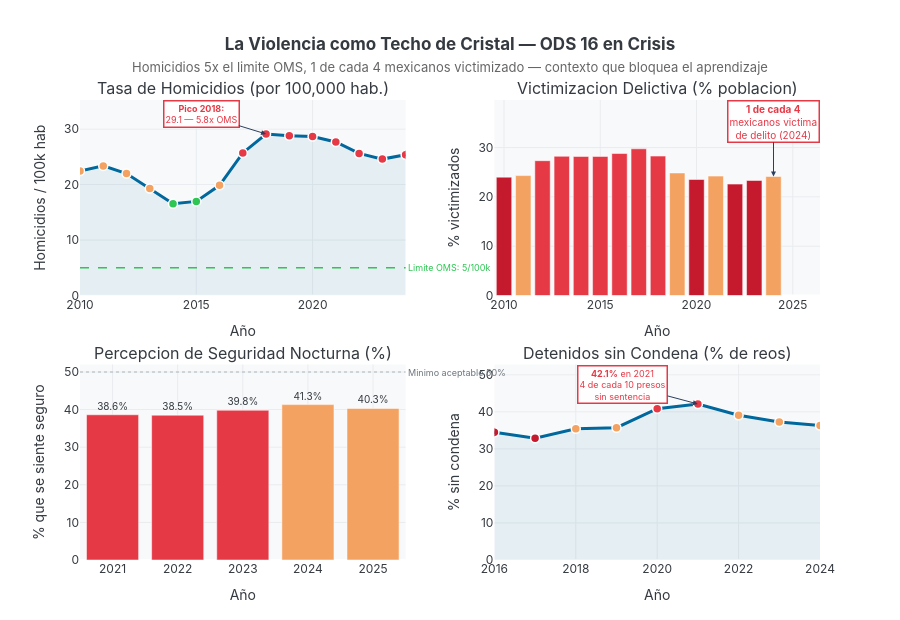

Notebook code cell kept with this figure:
### Markdown cell above
## Acto IV — La Violencia como Techo de Cristal
¿Cómo aprende un niño cuando su comunidad vive bajo amenaza? La tasa de homicidios en México
(**25.4/100k en 2024**) quintuplica el umbral de epidemia de la OMS (5/100k). El **24 %** de la
población fue víctima de un delito en 2024. Solo el **40 %** se siente seguro al caminar de noche.
El ODS 16 no es sólo una meta de gobernanza — es el suelo sobre el que descansa el ODS 4.

### Code cell
# ══════════════════════════════════════════════════════════════════════════════
# FIGURA 4 — La Violencia como Techo de Cristal
# ══════════════════════════════════════════════════════════════════════════════
homicidios   = get_serie('16.1.1')
victimizacion = get_serie('16N.1.1')
seg_nocturna  = get_serie('16.1.4')
pretrial      = get_serie('16.3.2')

fig4 = make_subplots(
    rows=2, cols=2,
    subplot_titles=[
        'Tasa de Homicidios (por 100,000 hab.)',
        'Victimizacion Delictiva (% poblacion)',
        'Percepcion de Seguridad Nocturna (%)',
        'Detenidos sin Condena (% de reos)'
    ],
    vertical_spacing=0.15, horizontal_spacing=0.12
)

# ── Panel 1: Homicidios ───────────────────────────────────────────────────────
hom_colors = [C_ALERTA if v > 24 else C_ACENTO if v > 17 else C_MEJORA for v in homicidios['valor']]
fig4.add_trace(go.Scatter(
    x=homicidios['periodo'], y=homicidios['valor'],
    mode='lines+markers',
    line=dict(color=C_ODS16, width=3),
    marker=dict(size=9, color=hom_colors, line=dict(width=1.5, color='white')),
    fill='tozeroy', fillcolor='rgba(0,104,157,0.08)',
    showlegend=False,
    hovertemplate='<b>%{x}</b><br>Homicidios: <b>%{y:.1f}</b>/100k<extra></extra>'
), row=1, col=1)

fig4.add_hline(
    y=5, line_width=1.5, line_dash='dash', line_color=C_MEJORA,
    annotation_text='Limite OMS: 5/100k',
    annotation_position='right',
    annotation_font=dict(size=9, color=C_MEJORA),
    row=1, col=1
)
fig4.add_annotation(
    x=2018, y=29.12,
    text='<b>Pico 2018:</b><br>29.1 — 5.8x OMS',
    showarrow=True, arrowhead=2, ax=-65, ay=-20,
    font=dict(size=9, color=C_ALERTA),
    bgcolor='rgba(255,255,255,0.9)', bordercolor=C_ALERTA, borderwidth=1.5,
    row=1, col=1
)

# ── Panel 2: Victimización ────────────────────────────────────────────────────
vict_colors = [C_ALERTA if v > 27 else C_ACENTO if v > 24 else C_ODS4 for v in victimizacion['valor']]
fig4.add_trace(go.Bar(
    x=victimizacion['periodo'], y=victimizacion['valor'],
    marker_color=vict_colors,
    marker_line_color='white', marker_line_width=0.5,
    showlegend=False,
    hovertemplate='<b>%{x}</b><br>Victimizacion: <b>%{y:.1f}%</b><extra></extra>'
), row=1, col=2)

fig4.add_annotation(
    x=2024, y=24.13,
    text='<b>1 de cada 4</b><br>mexicanos victima<br>de delito (2024)',
    showarrow=True, arrowhead=2, ax=0, ay=-55,
    font=dict(size=10, color=C_ALERTA),
    bgcolor='rgba(255,255,255,0.9)', bordercolor=C_ALERTA, borderwidth=1.5,
    row=1, col=2
)

# ── Panel 3: Seguridad nocturna ───────────────────────────────────────────────
seg_colors = [C_ALERTA if v < 40 else C_ACENTO if v < 42 else C_ODS4 for v in seg_nocturna['valor']]
fig4.add_trace(go.Bar(
    x=seg_nocturna['periodo'], y=seg_nocturna['valor'],
    marker_color=seg_colors,
    marker_line_color='white', marker_line_width=0.5,
    text=['{:.1f}%'.format(v) for v in seg_nocturna['valor']],
    textposition='outside', textfont=dict(size=10),
    showlegend=False,
    hovertemplate='<b>%{x}</b><br>Se siente seguro: <b>%{y:.1f}%</b><extra></extra>'
), row=2, col=1)

fig4.add_hline(
    y=50, line_width=1, line_dash='dot', line_color='#ADB5BD',
    annotation_text='Minimo aceptable 50%',
    annotation_position='right',
    annotation_font=dict(size=9, color='#6C757D'),
    row=2, col=1
)

# ── Panel 4: Presos sin condena ───────────────────────────────────────────────
pt_colors = [C_ALERTA if v > 40 else C_ACENTO if v > 35 else C_ODS4 for v in pretrial['valor']]
fig4.add_trace(go.Scatter(
    x=pretrial['periodo'], y=pretrial['valor'],
    mode='lines+markers',
    line=dict(color=C_ODS16, width=3),
    marker=dict(size=9, color=pt_colors, line=dict(width=1.5, color='white')),
    fill='tozeroy', fillcolor='rgba(0,104,157,0.08)',
    showlegend=False,
    hovertemplate='<b>%{x}</b><br>Sin condena: <b>%{y:.1f}%</b><extra></extra>'
), row=2, col=2)

fig4.add_annotation(
    x=2021, y=42.13,
    text='<b>42.1%</b> en 2021<br>4 de cada 10 presos<br>sin sentencia',
    showarrow=True, arrowhead=2, ax=-75, ay=-20,
    font=dict(size=9, color=C_ALERTA),
    bgcolor='rgba(255,255,255,0.9)', bordercolor=C_ALERTA, borderwidth=1.5,
    row=2, col=2
)

fig4.update_yaxes(showgrid=True, gridcolor='#E9ECEF')
fig4.update_xaxes(showgrid=True, gridcolor='#E9ECEF', title_text='Año')
fig4.update_yaxes(title_text='Homicidios / 100k hab', row=1, col=1)
fig4.update_yaxes(title_text='% victimizados', row=1, col=2)
fig4.update_yaxes(title_text='% que se siente seguro', row=2, col=1)
fig4.update_yaxes(title_text='% sin condena', row=2, col=2)

fig4.update_layout(
    title=dict(
        text='<b>La Violencia como Techo de Cristal — ODS 16 en Crisis</b><br>'
             '<span style="font-size:13px;color:#666;font-weight:normal">'
             'Homicidios 5x el limite OMS, 1 de cada 4 mexicanos victimizado — contexto que bloquea el aprendizaje</span>',
        x=0.5, xanchor='center'
    ),
    height=620, plot_bgcolor=C_FONDO, paper_bgcolor='white',
    font=dict(family='Inter, Arial, sans-serif', color=C_LINEA),
    margin=dict(t=100, b=60)
)
fig4.show()

### Figure 1 — Plotly figure (JSON) as saved in the notebook; plotly's stock layout.template omitted (floating-point values rounded to 4 significant figures)
{"data": [{"fill": "tozeroy", "fillcolor": "rgba(0,104,157,0.08)", "hovertemplate": "<b>%{x}</b><br>Homicidios: <b>%{y:.1f}</b>/100k<extra></extra>", "line": {"color": "#00689D", "width": 3}, "marker": {"color": ["#F4A261", "#F4A261", "#F4A261", "#F4A261", "#2DC653", "#2DC653", "#F4A261", "#E63946", "#E63946", "#E63946", "#E63946", "#E63946", "#E63946", "#E63946", "#E63946"], "line": {"color": "white", "width": 1.5}, "size": 9}, "mode": "lines+markers", "showlegend": false, "type": "scatter", "x": [2010, 2011, 2012, 2013, 2014, 2015, 2016, 2017, 2018, 2019, 2020, 2021, 2022, 2023, 2024], "xaxis": "x", "y": [22.45, 23.37, 21.99, 19.28, 16.53, 16.97, 19.87, 25.71, 29.12, 28.82, 28.68, 27.68, 25.61, 24.59, 25.36], "yaxis": "y"}, {"hovertemplate": "<b>%{x}</b><br>Victimizacion: <b>%{y:.1f}%</b><extra></extra>", "marker": {"color": ["#C5192D", "#F4A261", "#E63946", "#E63946", "#E63946", "#E63946", "#E63946", "#E63946", "#E63946", "#F4A261", "#C5192D", "#F4A261", "#C5192D", "#C5192D", "#F4A261"], "line": {"color": "white", "width": 0.5}}, "showlegend": false, "type": "bar", "x": [2010, 2011, 2012, 2013, 2014, 2015, 2016, 2017, 2018, 2019, 2020, 2021, 2022, 2023, 2024], "xaxis": "x2", "y": [23.99, 24.32, 27.34, 28.22, 28.2, 28.2, 28.79, 29.75, 28.27, 24.85, 23.52, 24.21, 22.59, 23.32, 24.13], "yaxis": "y2"}, {"hovertemplate": "<b>%{x}</b><br>Se siente seguro: <b>%{y:.1f}%</b><extra></extra>", "marker": {"color": ["#E63946", "#E63946", "#E63946", "#F4A261", "#F4A261"], "line": {"color": "white", "width": 0.5}}, "showlegend": false, "text": ["38.6%", "38.5%", "39.8%", "41.3%", "40.3%"], "textfont": {"size": 10}, "textposition": "outside", "type": "bar", "x": [2021, 2022, 2023, 2024, 2025], "xaxis": "x3", "y": [38.62, 38.51, 39.83, 41.33, 40.3], "yaxis": "y3"}, {"fill": "tozeroy", "fillcolor": "rgba(0,104,157,0.08)", "hovertemplate": "<b>%{x}</b><br>Sin condena: <b>%{y:.1f}%</b><extra></extra>", "line": {"color": "#00689D", "width": 3}, "marker": {"color": ["#C5192D", "#C5192D", "#F4A261", "#F4A261", "#E63946", "#E63946", "#F4A261", "#F4A261", "#F4A261"], "line": {"color": "white", "width": 1.5}, "size": 9}, "mode": "lines+markers", "showlegend": false, "type": "scatter", "x": [2016, 2017, 2018, 2019, 2020, 2021, 2022, 2023, 2024], "xaxis": "x4", "y": [34.52, 32.9, 35.42, 35.73, 40.87, 42.13, 39.08, 37.25, 36.33], "yaxis": "y4"}], "layout": {"annotations": [{"font": {"size": 16}, "showarrow": false, "text": "Tasa de Homicidios (por 100,000 hab.)", "x": 0.22, "xanchor": "center", "xref": "paper", "y": 1.0, "yanchor": "bottom", "yref": "paper"}, {"font": {"size": 16}, "showarrow": false, "text": "Victimizacion Delictiva (% poblacion)", "x": 0.78, "xanchor": "center", "xref": "paper", "y": 1.0, "yanchor": "bottom", "yref": "paper"}, {"font": {"size": 16}, "showarrow": false, "text": "Percepcion de Seguridad Nocturna (%)", "x": 0.22, "xanchor": "center", "xref": "paper", "y": 0.425, "yanchor": "bottom", "yref": "paper"}, {"font": {"size": 16}, "showarrow": false, "text": "Detenidos sin Condena (% de reos)", "x": 0.78, "xanchor": "center", "xref": "paper", "y": 0.425, "yanchor": "bottom", "yref": "paper"}, {"font": {"color": "#2DC653", "size": 9}, "showarrow": false, "text": "Limite OMS: 5/100k", "x": 1, "xanchor": "left", "xref": "x domain", "y": 5, "yanchor": "middle", "yref": "y"}, {"arrowhead": 2, "ax": -65, "ay": -20, "bgcolor": "rgba(255,255,255,0.9)", "bordercolor": "#E63946", "borderwidth": 1.5, "font": {"color": "#E63946", "size": 9}, "showarrow": true, "text": "<b>Pico 2018:</b><br>29.1 — 5.8x OMS", "x": 2018, "xref": "x", "y": 29.12, "yref": "y"}, {"arrowhead": 2, "ax": 0, "ay": -55, "bgcolor": "rgba(255,255,255,0.9)", "bordercolor": "#E63946", "borderwidth": 1.5, "font": {"color": "#E63946", "size": 10}, "showarrow": true, "text": "<b>1 de cada 4</b><br>mexicanos victima<br>de delito (2024)", "x": 2024, "xref": "x2", "y": 24.13, "yref": "y2"}, {"font": {"color": "#6C757D", "size": 9}, "showarrow": false, "text": "Minimo aceptable 50%", "x": 1, "xanchor": "left", "xref": "x3 domain", "y": 50, "yanchor": "middle", "yref": "y3"}, {"arrowhead": 2, "ax": -75, "ay": -20, "bgcolor": "rgba(255,255,255,0.9)", "bordercolor": "#E63946", "borderwidth": 1.5, "font": {"color": "#E63946", "size": 9}, "showarrow": true, "text": "<b>42.1%</b> en 2021<br>4 de cada 10 presos<br>sin sentencia", "x": 2021, "xref": "x4", "y": 42.13, "yref": "y4"}], "font": {"color": "#343A40", "family": "Inter, Arial, sans-serif"}, "height": 620, "margin": {"b": 60, "t": 100}, "paper_bgcolor": "white", "plot_bgcolor": "#F8F9FA", "shapes": [{"line": {"color": "#2DC653", "dash": "dash", "width": 1.5}, "type": "line", "x0": 0, "x1": 1, "xref": "x domain", "y0": 5, "y1": 5, "yref": "y"}, {"line": {"color": "#ADB5BD", "dash": "dot", "width": 1}, "type": "line", "x0": 0, "x1": 1, "xref": "x3 domain", "y0": 50, "y1": 50, "yref": "y3"}], "title": {"text": "<b>La Violencia como Techo de Cristal — ODS 16 en Crisis</b><br><span style=\"font-size:13px;color:#666;font-weight:normal\">Homicidios 5x el limite OMS, 1 de cada 4 mexicanos victimizado — contexto que bloquea el aprendizaje</span>", "x": 0.5, "xanchor": "center"}, "xaxis": {"anchor": "y", "domain": [0.0, 0.44], "gridcolor": "#E9ECEF", "showgrid": true, "title": {"text": "Año"}}, "xaxis2": {"anchor": "y2", "domain": [0.56, 1.0], "gridcolor": "#E9ECEF", "showgrid": true, "title": {"text": "Año"}}, "xaxis3": {"anchor": "y3", "domain": [0.0, 0.44], "gridcolor": "#E9ECEF", "showgrid": true, "title": {"text": "Año"}}, "xaxis4": {"anchor": "y4", "domain": [0.56, 1.0], "gridcolor": "#E9ECEF", "showgrid": true, "title": {"text": "Año"}}, "yaxis": {"anchor": "x", "domain": [0.575, 1.0], "gridcolor": "#E9ECEF", "showgrid": true, "title": {"text": "Homicidios / 100k hab"}}, "yaxis2": {"anchor": "x2", "domain": [0.575, 1.0], "gridcolor": "#E9ECEF", "showgrid": true, "title": {"text": "% victimizados"}}, "yaxis3": {"anchor": "x3", "domain": [0.0, 0.425], "gridcolor": "#E9ECEF", "showgrid": true, "title": {"text": "% que se siente seguro"}}, "yaxis4": {"anchor": "x4", "domain": [0.0, 0.425], "gridcolor": "#E9ECEF", "showgrid": true, "title": {"text": "% sin condena"}}}}
